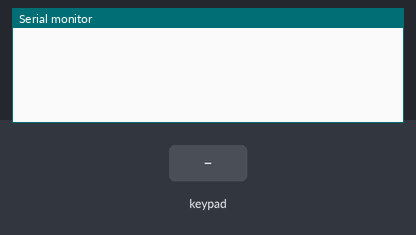
Recording of a sketch running on a simulated Arduino Uno, built with avr-gcc and run on an emulated ATmega328P. On the bench: the last lines printed to the serial monitor. Inputs (shaded band) come from the test bench.

Above: at 1.2 s.
1.3 s: key '1' pressed
At 2.3 s:
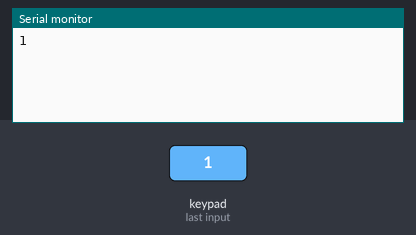
2.8 s: keypad keys 1 2 3 4 # pressed 0.4 s apart
At 5.1 s:
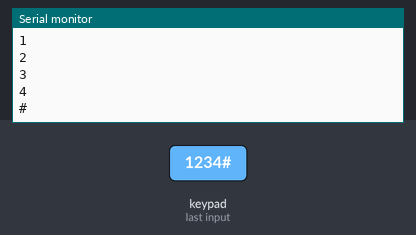
6.3 s: key 'A' pressed
At 6.8 s:
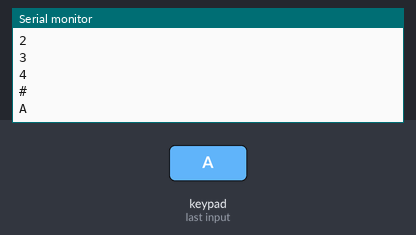
7.8 s: keypad keys 1 2 3 4 pressed 0.4 s apart
At 10.5 s:
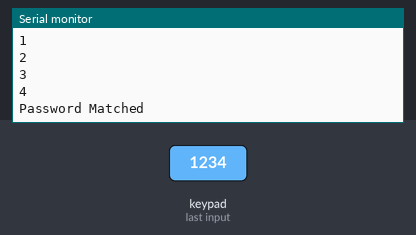
10.9 s: key 'B' pressed
At 12.0 s:
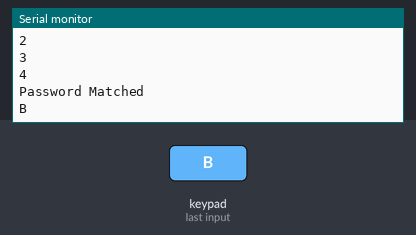
12.4 s: keypad keys 1 2 3 4 * pressed 0.4 s apart
At 15.5 s:
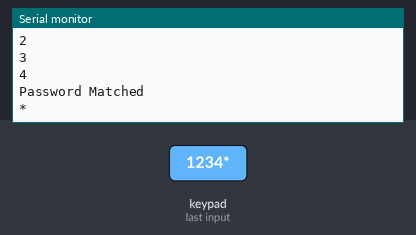
Timing chart, 0 to 17.0 s (numbered marks = the images above; inputs shaded):
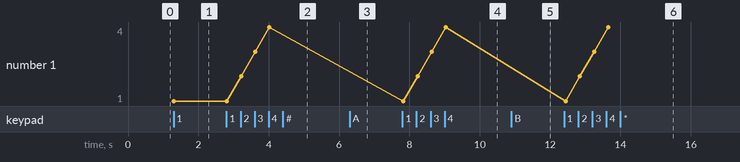

Measured:
- after the input at 1.3 s, the serial monitor: prints a new line at once (image 1)
- after the input at 2.8 s, the serial monitor: prints a new line after 0.41 s (image 2)
- after the input at 6.3 s, the serial monitor: prints a new line at once (image 3)
- after the input at 7.8 s, the serial monitor: prints a new line at once (image 4)
- after the input at 10.9 s, the serial monitor: prints a new line at once (image 5)
- after the input at 12.4 s, the serial monitor: prints a new line after 0.05 s (image 6)
- plotted number 1: 1 → 4 after the input at 2.8 s

The sketch:

Arduino_Keypad.ino
```cpp
#include <Keypad.h>

char* password = "1234"; //create a password
int passPosition = 0; //keypad position

const byte ROWS = 4; //four rows
const byte COLS = 4; //three columns
char keys[ROWS][COLS] = {
  {'1', '2', '3', 'A'},
  {'4', '5', '6', 'B'},
  {'7', '8', '9', 'C'},
  {'*', '0', '#', 'D'}
};

byte rowPins[ROWS] = {2, 3, 4, 5}; //connect to the row pinouts of the keypad
byte colPins[COLS] = {6, 7, 8, 9}; //connect to the column pinouts of the keypad

Keypad myKeypad = Keypad( makeKeymap(keys), rowPins, colPins, ROWS, COLS );


void setup() {
  Serial.begin(9600);
}


void loop() {

  checkPassword();

  delay(100);

}


void checkPassword() {
  char whichKey = myKeypad.getKey(); //define which key is pressed with getKey

  if (whichKey == password [passPosition]) {
    Serial.println(whichKey);
    passPosition ++;
  }
  else if (whichKey != password [passPosition] && whichKey != NULL){
    passPosition = 0;
    Serial.println(whichKey);
  }

  if (passPosition == 4) {
    passPosition = 0;
    Serial.println("Password Matched");
    delay(1000);
  }
}
```
